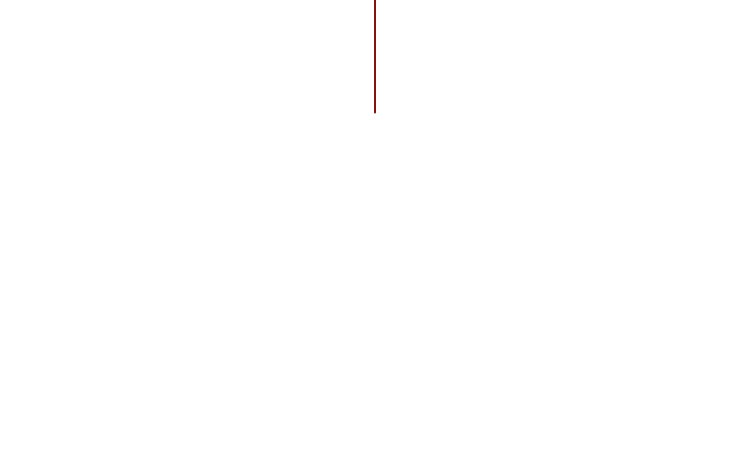
Frame 1 (no input)
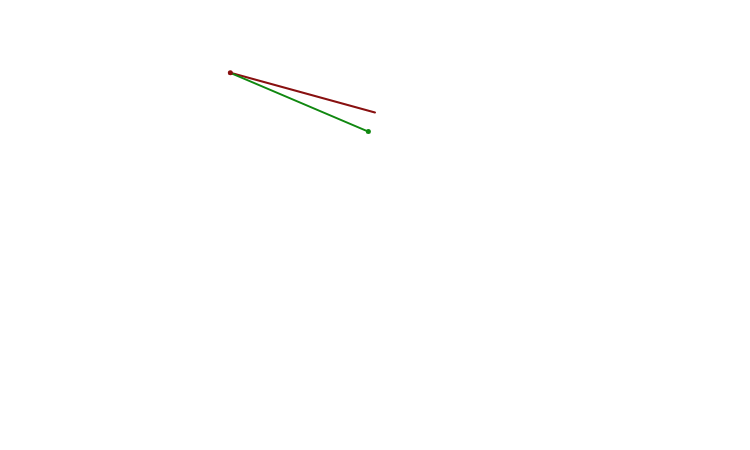
Frame 60 (no input)
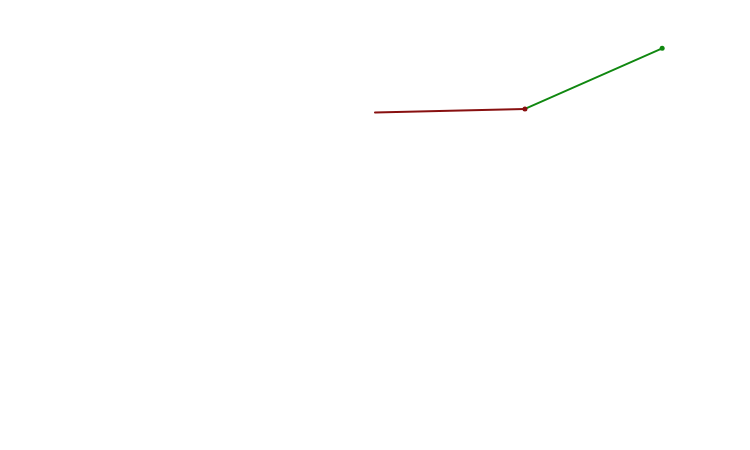
Frame 120 (the mouse pressed at the canvas centre since frame 60)

The p5.js sketch that drew these frames (run headless with seeded random() and noise() and a simulated clock; from frame 60 on, the mouse is pressed at the canvas centre):

// p5.js sketch
// ── sketch.js
let bubble;
let canvas;
let arrayPendulum = []
let amount = 1;

function setup() {
    createCanvas(screen.width - 50, screen.height - 150);

    for (let i = 0; i < amount; i++) {
        arrayPendulum.push(new Pendulum(150, 150, 5, 5, 180, 90, 0, 0, 0.98));
    }
}

function draw() {
    background(255);

    translate(width / 2, height / 4);

    for (let pendulum of arrayPendulum) {

        pendulum.update();
        pendulum.show();
    }

}

class Pendulum {

    constructor(r1, r2, m1, m2, a1, a2, a1_v, a2_v, g) {
        this.r1 = r1;
        this.r2 = r2;
        this.m1 = m1;
        this.m2 = m2;
        this.a1 = radians(a1);
        this.a2 = radians(a2);
        this.a1_v = a1_v;
        this.a2_v = a2_v;
        this.g = g;

        this.x1 = cos(a1) * r1;
        this.y1 = sin(a1) * r1;
        this.x2 = cos(a2) * r2 + this.x1;
        this.y2 = sin(a2) * r2 + this.y1;
    }

    show() {
        stroke(136, 16, 16);
        strokeWeight(2);
        line(0, 0, this.x1, this.y1);
        stroke(16, 136, 16);
        line(this.x1, this.y1, this.x2, this.y2);
        noStroke();
        fill(136, 16, 16);
        circle(this.x1, this.y1, this.m1);
        fill(16, 136, 16);
        circle(this.x2, this.y2, this.m2);
        this.px1;
        this.py1;
        this.px2;
        this.py2;
        this.lineBoolean = false;
    }

    update() {
        this.x1 = this.r1 * sin(this.a1);
        this.y1 = this.r1 * cos(this.a1);

        this.x2 = this.r2 * sin(this.a2) + this.x1;
        this.y2 = this.r2 * cos(this.a2) + this.y1;

        this.a1_a = (-this.g * (2 * this.m1 + this.m2) * sin(this.a1) - this.m2 * this.g * sin(this.a1 - 2 * this.a2) - 2 * sin(this.a1 - this.a2) * this.m2 * (this.a2_v * this.a2_v * this.r2 + this.a1_v * this.a1_v * this.r1 * cos(this.a1 - this.a2))) / (this.r1 * (2 * this.m1 + this.m2 - this.m2 * cos(2 * this.a1 - 2 * this.a2)));
        this.a2_a = (2 * sin(this.a1 - this.a2) * (this.a1_v * this.a1_v * this.r1 * (this.m1 + this.m2) + this.g * (this.m1 + this.m2) * cos(this.a1) + this.a2_v * this.a2_v * this.r2 * this.m2 * cos(this.a1 - this.a2))) / (this.r2 * (2 * this.m1 + this.m2 - this.m2 * cos(2 * this.a1 - 2 * this.a2)));

        this.a1_v += this.a1_a;
        this.a2_v += this.a2_a;

        this.a1 += this.a1_v;
        this.a2 += this.a2_v;
    }

    updatePrevious() {
        this.px1 = this.x1;
        this.py1 = this.y1;
        this.px2 = this.x2;
        this.py2 = this.y2;
        this.lineBoolean = true;
    }
}
